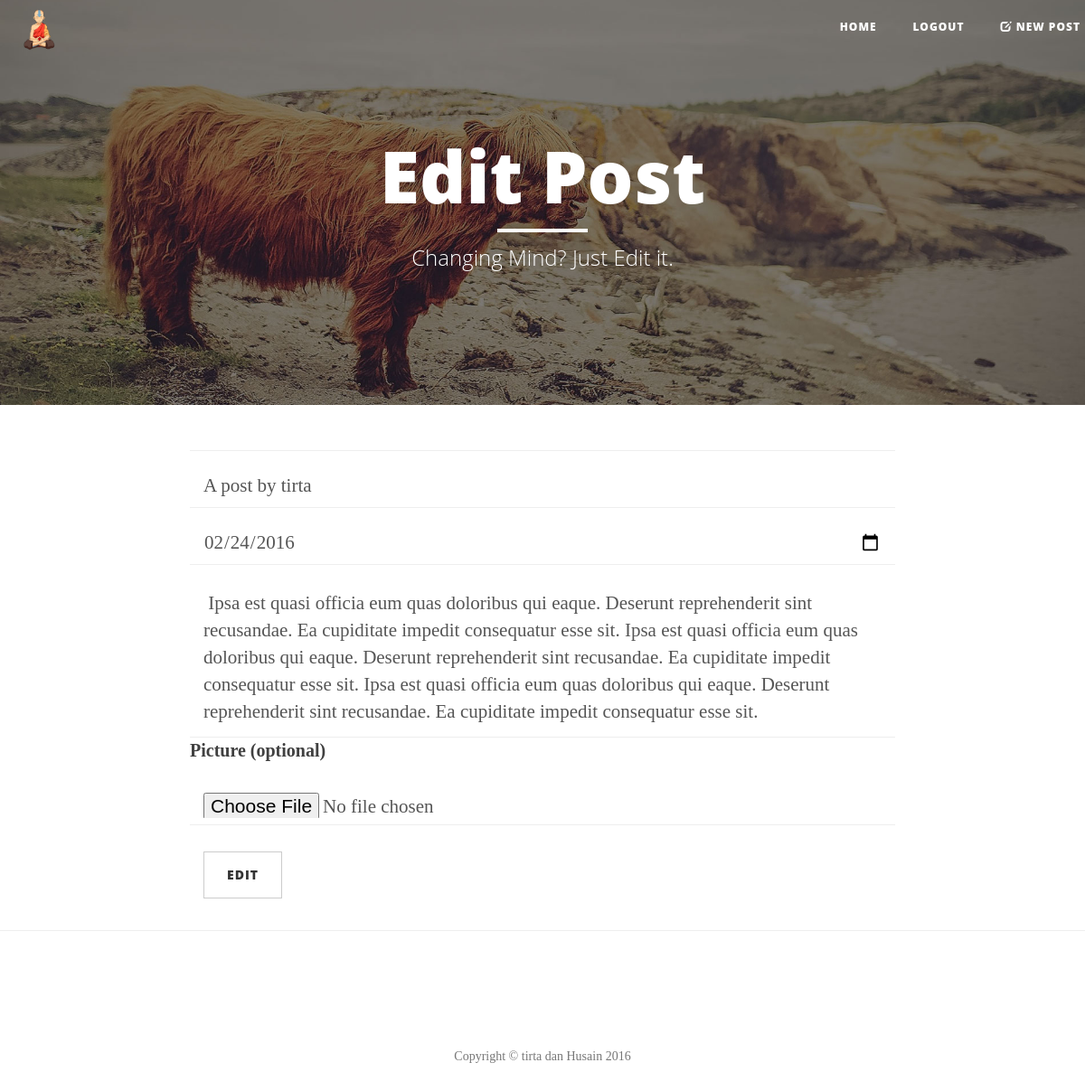
Page /edit_post.php?post_id=43 (signed in) on the committed database.
### tables this page shows
CREATE TABLE IF NOT EXISTS `tb_post` (
  `post_id` bigint(20) NOT NULL AUTO_INCREMENT,
  `post_date` date NOT NULL,
  `post_title` text NOT NULL,
  `post_content` text NOT NULL,
  `is_featured` tinyint(20) NOT NULL,
  `post_last_date` timestamp NOT NULL DEFAULT CURRENT_TIMESTAMP ON UPDATE CURRENT_TIMESTAMP,
  `image_path` text,
  `username` varchar(20) NOT NULL,
  PRIMARY KEY (`post_id`)
);

### db_handler.php (called while the page is built, shortened)
<?php
function getPost($post_id){
	$sql = "SELECT * FROM `tb_post` WHERE `post_id` = $post_id";
	$resource = mysql_query($sql);
	while($row = mysql_fetch_array($resource)){
		return $row;
	}
}
?>

### edit_post.php (the view, shortened to what this page needs)
<?php require "header.php"; ?>
<?php
    require "db_handler.php";
    $post = getPost($_GET['post_id']);
?>
<body>
   <?php require "navigation.php"; ?>
    <header class="intro-header" style="background-image: url('img/contact-bg.jpg')">
        <div class="container">
            <div class="row">
                <div class="col-lg-8 col-lg-offset-2 col-md-10 col-md-offset-1">
                    <div class="page-heading">
                        <h1>Edit Post</h1>
                        <hr class="small">
                        <span class="subheading">Changing Mind? Just Edit it.</span>
                    </div>
                </div>
            </div>
        </div>
    </header>
    <div class="container">
        <div class="row">
            <div class="col-lg-8 col-lg-offset-2 col-md-10 col-md-offset-1">
                <form method="post" action="edit_post_helper.php" onsubmit="return validate();" enctype="multipart/form-data">
                    <div class="row control-group">
                        <div class="form-group col-xs-12 floating-label-form-group controls">
                            <input type="text" class="form-control" placeholder="Title" name="Judul" id="Judul" value='<?=$post['post_title'];?>'required>
                        </div>
                    </div>
                    <div class="row control-group">
                        <div class="form-group col-xs-12 floating-label-form-group controls">
                            <input type="date" class="form-control" placeholder="Date" type="date" name="Tanggal" id="Tanggal" value='<?=$post['post_date'];?>'required>
                        </div>
                    </div>
                    <div class="row control-group">
                        <div class="form-group col-xs-12 floating-label-form-group controls">
                            <textarea rows="5" class="form-control" placeholder="Content" name="Konten" id="Konten" required><?=$post['post_content'];?></textarea>
                        </div>
                    </div>
                    <div class="row control-group">
                        <label>Picture (optional)</label>
                        <div class="form-group col-xs-12 floating-label-form-group controls">
                            <input rows="5" class="form-control" placeholder="Picture" type="file" name="fileToUpload" id="fileToUpload">
                        </div>
                    </div>
                    <br>
                    <div class="row">
                        <div class="form-group col-xs-12">
                            <button type="submit" name="submit" value="Simpan" class="btn btn-default">Edit</button>
                        </div>
                    </div>
                </form>
            </div>
        </div>
    </div>
    <hr>
<?php require "footer.php"; ?>
</body>
</html>

### rows in the picture
tb_post: Judul "A post by tirta", Tanggal "02/24/2016", Konten "Ipsa est quasi officia eum quas doloribus qui eaque. Deserunt reprehenderit sint recusandae. Ea cupiditate impedit consequatur esse sit. Ipsa est quasi officia eum quas doloribus qui eaque. Deserunt reprehenderit sint recusandae. Ea cupiditate impedit consequatur esse sit. Ipsa est quasi officia eum quas doloribus qui eaque. Deserunt reprehenderit sint recusandae. Ea cupiditate impedit consequatur esse sit."
